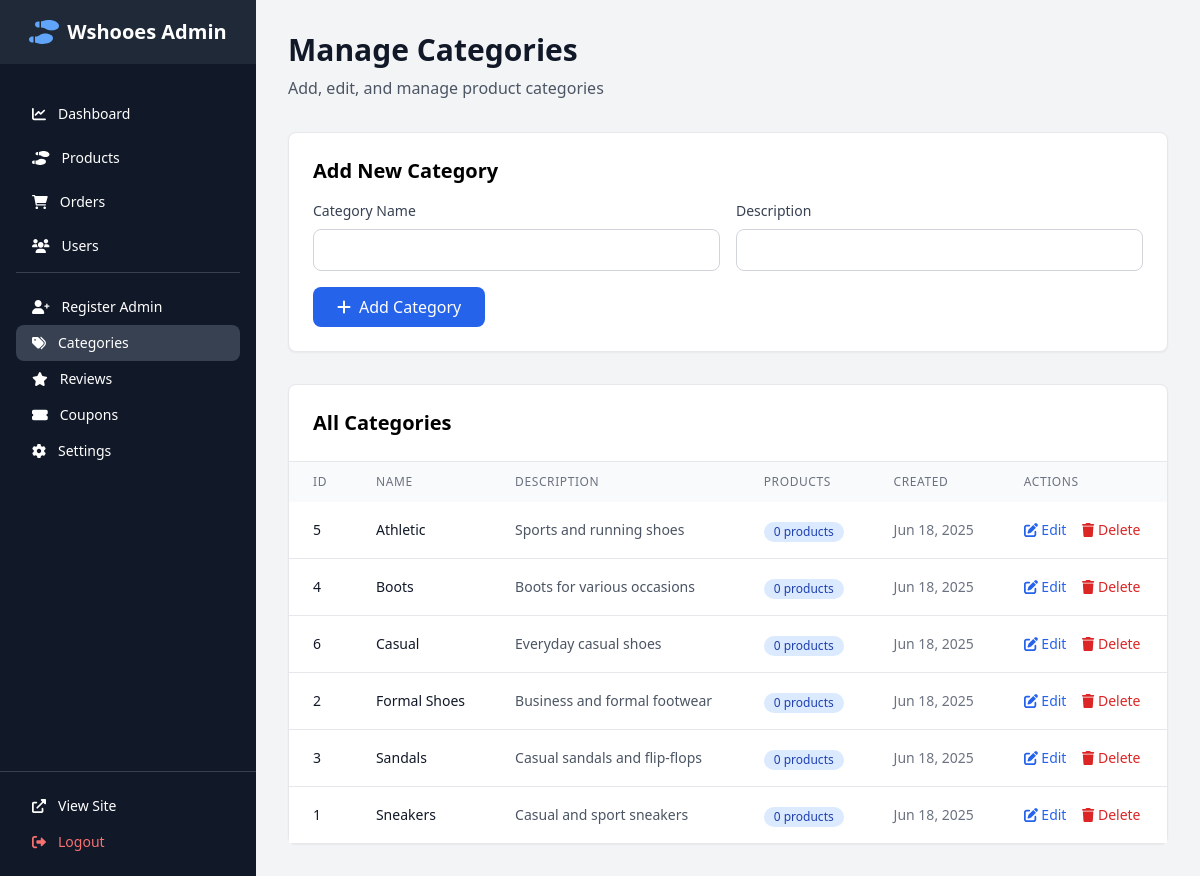
Screenshot of /admin/categories.php (signed in) with the database file from the repository.
### tables this page shows
CREATE TABLE IF NOT EXISTS `categories` (
    `id` int(11) NOT NULL AUTO_INCREMENT,
    `name` varchar(100) NOT NULL,
    `description` text,
    `image` varchar(255) NULL,
    `status` enum('active','inactive') DEFAULT 'active',
    `created_at` timestamp DEFAULT CURRENT_TIMESTAMP,
    `updated_at` timestamp DEFAULT CURRENT_TIMESTAMP ON UPDATE CURRENT_TIMESTAMP,
    PRIMARY KEY (`id`),
    UNIQUE KEY `name` (`name`)
);

### admin/categories.php (the view, shortened to what this page needs)
<?php
$database = Database::getInstance();
$conn = $database->getConnection();
$page_title = "Manage Categories";
$page_description = "Add, edit, and manage product categories";
$categories = $conn->query("
    SELECT c.*, COUNT(p.id) as product_count
    FROM categories c
    LEFT JOIN products p ON c.id = p.category_id
    GROUP BY c.id
    ORDER BY c.name
")->fetch_all(MYSQLI_ASSOC);
include 'partials/header.php';
?>
<div class="flex">
    <?php include 'partials/sidebar.php'; ?>
    <main class="flex-1 ml-64 p-8">
        <div class="mb-8">
            <h1 class="text-3xl font-bold text-gray-900"><?php echo $page_title; ?></h1>
            <p class="text-gray-600 mt-2"><?php echo $page_description; ?></p>
        </div>
        <div class="bg-white rounded-lg shadow-sm border p-6 mb-8">
            <h2 class="text-xl font-semibold mb-4">Add New Category</h2>
            <form method="POST" class="grid grid-cols-1 md:grid-cols-2 gap-4">
                <div>
                    <label class="block text-sm font-medium text-gray-700 mb-2">Category Name</label>
                    <input type="text" name="name" required
                           class="w-full px-3 py-2 border border-gray-300 rounded-lg focus:outline-none focus:ring-2 focus:ring-blue-500">
                </div>
                <div>
                    <label class="block text-sm font-medium text-gray-700 mb-2">Description</label>
                    <input type="text" name="description"
                           class="w-full px-3 py-2 border border-gray-300 rounded-lg focus:outline-none focus:ring-2 focus:ring-blue-500">
                </div>
                <div class="md:col-span-2">
                    <button type="submit" name="add_category"
                            class="bg-blue-600 text-white px-6 py-2 rounded-lg hover:bg-blue-700 transition duration-200">
                        <i class="fas fa-plus mr-2"></i>Add Category
                    </button>
                </div>
            </form>
        </div>
        <div class="bg-white rounded-lg shadow-sm border">
            <div class="p-6 border-b border-gray-200">
                <h2 class="text-xl font-semibold">All Categories</h2>
            </div>
            <div class="overflow-x-auto">
                <table class="w-full">
                    <thead class="bg-gray-50">
                        <tr>
                            <th class="px-6 py-3 text-left text-xs font-medium text-gray-500 uppercase tracking-wider">ID</th>
                            <th class="px-6 py-3 text-left text-xs font-medium text-gray-500 uppercase tracking-wider">Name</th>
                            <th class="px-6 py-3 text-left text-xs font-medium text-gray-500 uppercase tracking-wider">Description</th>
                            <th class="px-6 py-3 text-left text-xs font-medium text-gray-500 uppercase tracking-wider">Products</th>
                            <th class="px-6 py-3 text-left text-xs font-medium text-gray-500 uppercase tracking-wider">Created</th>
                            <th class="px-6 py-3 text-left text-xs font-medium text-gray-500 uppercase tracking-wider">Actions</th>
                        </tr>
                    </thead>
                    <tbody class="bg-white divide-y divide-gray-200">
                        <?php foreach ($categories as $category): ?>
                        <tr class="hover:bg-gray-50">
                            <td class="px-6 py-4 whitespace-nowrap text-sm text-gray-900">
                                <?php echo $category['id']; ?>
                            </td>
                            <td class="px-6 py-4 whitespace-nowrap">
                                <div class="text-sm font-medium text-gray-900"><?php echo htmlspecialchars($category['name']); ?></div>
                            </td>
                            <td class="px-6 py-4">
                                <div class="text-sm text-gray-600"><?php echo htmlspecialchars($category['description'] ?? 'No description'); ?></div>
                            </td>
                            <td class="px-6 py-4 whitespace-nowrap">
                                <span class="inline-flex items-center px-2.5 py-0.5 rounded-full text-xs font-medium bg-blue-100 text-blue-800">
                                    <?php echo $category['product_count']; ?> products
                                </span>
                            </td>
                            <td class="px-6 py-4 whitespace-nowrap text-sm text-gray-500">
                                <?php echo date('M d, Y', strtotime($category['created_at'])); ?>
                            </td>
                            <td class="px-6 py-4 whitespace-nowrap text-sm font-medium">
                                <button onclick="editCategory(<?php echo $category['id']; ?>, '<?php echo htmlspecialchars($category['name']); ?>', '<?php echo htmlspecialchars($category['description']); ?>')"
                                        class="text-blue-600 hover:text-blue-900 mr-3">
                                    <i class="fas fa-edit"></i> Edit
                                </button>
                                <?php if ($category['product_count'] == 0): ?>
                                <a href="?delete=<?php echo $category['id']; ?>"
                                   onclick="return confirm('Are you sure you want to delete this category?')"
                                   class="text-red-600 hover:text-red-900">
                                    <i class="fas fa-trash"></i> Delete
                                </a>
                                <?php else: ?>
                                <span class="text-gray-400 cursor-not-allowed">
                                    <i class="fas fa-trash"></i> Cannot Delete
                                </span>
                                <?php endif; ?>
                            </td>
                        </tr>
                        <?php endforeach; ?>
                    </tbody>
                </table>
            </div>
        </div>
    </main>
</div>
<?php include 'partials/footer.php'; ?>

### admin/partials/header.php (shortened to what this page needs)
<!DOCTYPE html>
<html lang="en">
<head>
    <script src="https://cdn.tailwindcss.com"></script>
    <link rel="stylesheet" href="https://cdnjs.cloudflare.com/ajax/libs/font-awesome/6.4.0/css/all.min.css">
</head>
<body class="bg-gray-100">

### admin/partials/sidebar.php
<div class="fixed inset-y-0 left-0 w-64 bg-gray-900 text-white overflow-y-auto">
    <div class="flex items-center justify-center h-16 bg-gray-800">
        <div class="flex items-center space-x-2">
            <i class="fas fa-shoe-prints text-2xl text-blue-400"></i>
            <span class="text-xl font-bold">Wshooes Admin</span>
        </div>
    </div>
    <nav class="mt-8">
        <div class="px-4 space-y-2">
            <a href="/Wshooes/admin/dashboard.php" class="flex items-center px-4 py-2 text-sm font-medium rounded-lg hover:bg-gray-700 <?php echo basename($_SERVER['PHP_SELF']) == 'dashboard.php' ? 'bg-gray-700' : ''; ?>">
                <i class="fas fa-chart-line mr-3"></i>
                Dashboard
            </a>
            <a href="/Wshooes/admin/products.php" class="flex items-center px-4 py-2 text-sm font-medium rounded-lg hover:bg-gray-700 <?php echo basename($_SERVER['PHP_SELF']) == 'products.php' ? 'bg-gray-700' : ''; ?>">
                <i class="fas fa-shoe-prints mr-3"></i>
                Products
            </a>
            <a href="/Wshooes/admin/orders.php" class="flex items-center px-4 py-2 text-sm font-medium rounded-lg hover:bg-gray-700 <?php echo basename($_SERVER['PHP_SELF']) == 'orders.php' ? 'bg-gray-700' : ''; ?>">
                <i class="fas fa-shopping-cart mr-3"></i>
                Orders
            </a>
            <a href="/Wshooes/admin/users.php" class="flex items-center px-4 py-2 text-sm font-medium rounded-lg hover:bg-gray-700 <?php echo basename($_SERVER['PHP_SELF']) == 'users.php' ? 'bg-gray-700' : ''; ?>">
                <i class="fas fa-users mr-3"></i>
                Users
            </a>
              <div class="pt-4 mt-4 border-t border-gray-700">                <a href="/Wshooes/admin/register.php" class="flex items-center px-4 py-2 text-sm font-medium rounded-lg hover:bg-gray-700 <?php echo basename($_SERVER['PHP_SELF']) == 'register.php' ? 'bg-gray-700' : ''; ?>">
                    <i class="fas fa-user-plus mr-3"></i>
                    Register Admin
                </a>
                  <a href="/Wshooes/admin/categories.php" class="flex items-center px-4 py-2 text-sm font-medium rounded-lg hover:bg-gray-700 <?php echo basename($_SERVER['PHP_SELF']) == 'categories.php' ? 'bg-gray-700' : ''; ?>">
                    <i class="fas fa-tags mr-3"></i>
                    Categories
                </a>
                <a href="/Wshooes/admin/reviews.php" class="flex items-center px-4 py-2 text-sm font-medium rounded-lg hover:bg-gray-700 <?php echo basename($_SERVER['PHP_SELF']) == 'reviews.php' ? 'bg-gray-700' : ''; ?>">
                    <i class="fas fa-star mr-3"></i>
                    Reviews
                </a>
                <a href="/Wshooes/admin/coupons.php" class="flex items-center px-4 py-2 text-sm font-medium rounded-lg hover:bg-gray-700 <?php echo basename($_SERVER['PHP_SELF']) == 'coupons.php' ? 'bg-gray-700' : ''; ?>">
                    <i class="fas fa-ticket-alt mr-3"></i>
                    Coupons
                </a>
                <a href="/Wshooes/admin/settings.php" class="flex items-center px-4 py-2 text-sm font-medium rounded-lg hover:bg-gray-700 <?php echo basename($_SERVER['PHP_SELF']) == 'settings.php' ? 'bg-gray-700' : ''; ?>">
                    <i class="fas fa-cog mr-3"></i>
                    Settings
                </a>
            </div>
        </div>
        <div class="absolute bottom-0 w-full p-4 border-t border-gray-700">
            <a href="/Wshooes/pages/landing_page.php" class="flex items-center px-4 py-2 text-sm font-medium rounded-lg hover:bg-gray-700" target="_blank">
                <i class="fas fa-external-link-alt mr-3"></i>
                View Site
            </a>            <a href="/Wshooes/admin/logout.php" class="flex items-center px-4 py-2 text-sm font-medium rounded-lg hover:bg-gray-700 text-red-400">
                <i class="fas fa-sign-out-alt mr-3"></i>
                Logout
            </a>
        </div>
    </nav>
</div>

### admin/partials/footer.php (shortened to what this page needs)
</body>
</html>

### rows the page displays
categories: id "5", name "Athletic", description "Sports and running shoes", product_count "0", created_at "Jun 18, 2025"
categories: id "4", name "Boots", description "Boots for various occasions", product_count "0", created_at "Jun 18, 2025"
categories: id "6", name "Casual", description "Everyday casual shoes", product_count "0", created_at "Jun 18, 2025"
categories: id "2", name "Formal Shoes", description "Business and formal footwear", product_count "0", created_at "Jun 18, 2025"
categories: id "3", name "Sandals", description "Casual sandals and flip-flops", product_count "0", created_at "Jun 18, 2025"
categories: id "1", name "Sneakers", description "Casual and sport sneakers", product_count "0", created_at "Jun 18, 2025"

### other values shown
$page_title "Manage Categories"
$page_description "Add, edit, and manage product categories"
